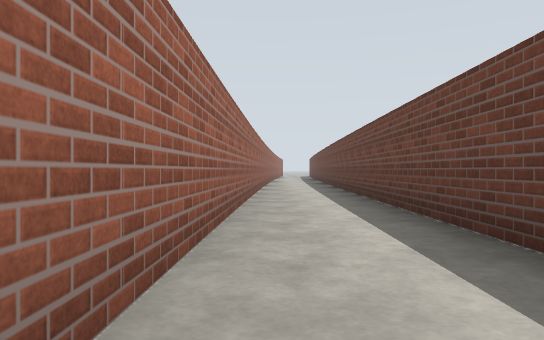
View 1 (above)

12 first-person views from a walk through a Gazebo world. The camera is 0.94 m above the floor, looks level and sees 70° across. The floor is counted in squares, 2 m on a side. Each view is taken from the middle of a square. On the plan, view 1 faces up. The plan holds only what a view shows up to about 9 squares ahead; the rest is blank.

View 2
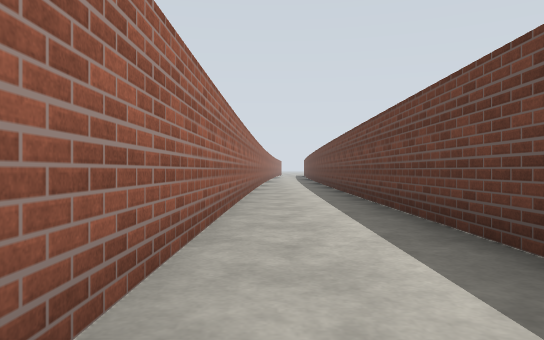

View 3
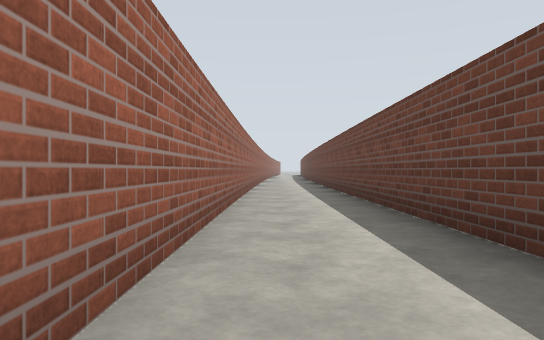

View 4
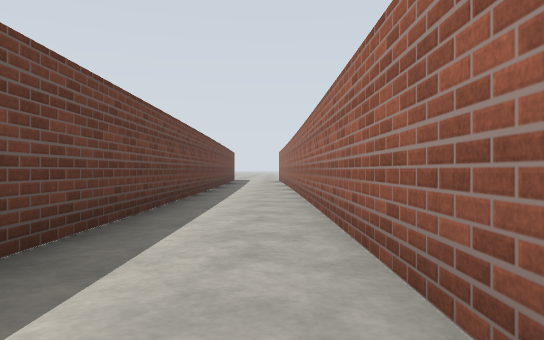

View 5
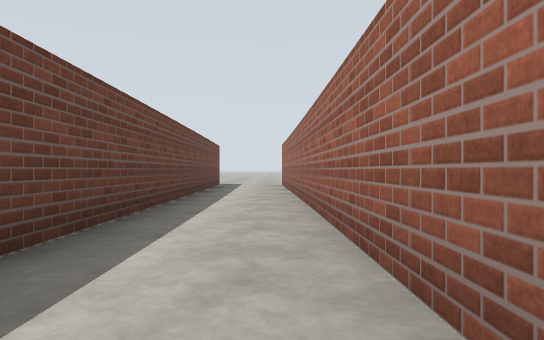

View 6
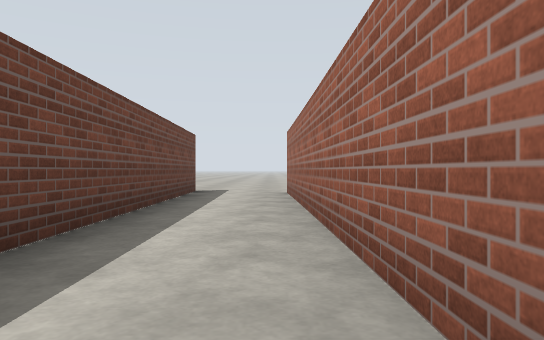

View 7
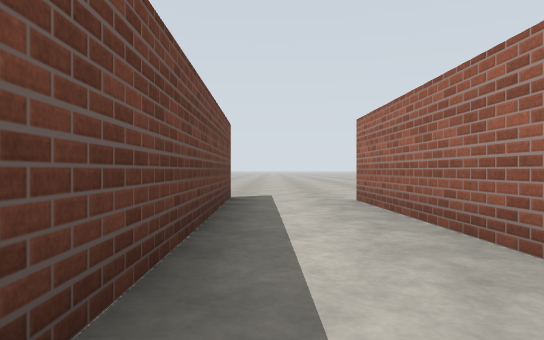

View 8
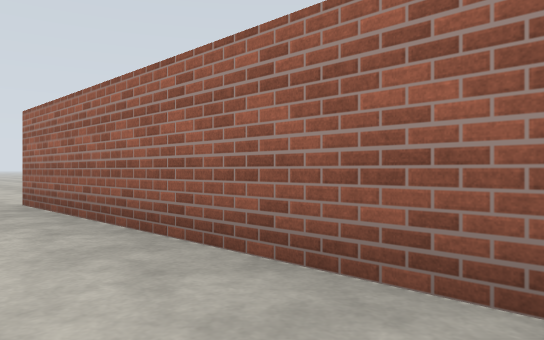

View 9
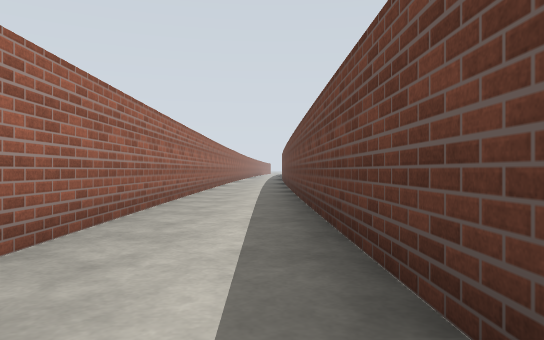

View 10
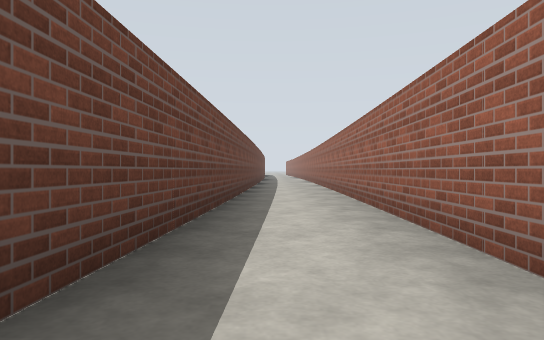

View 11
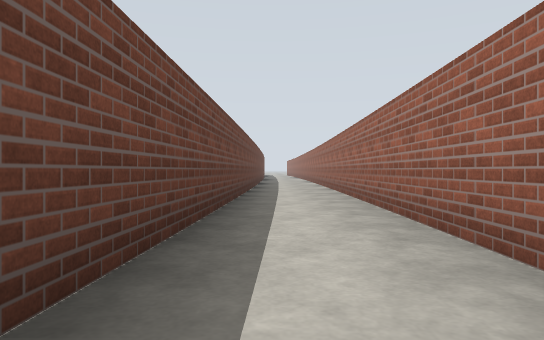

View 12
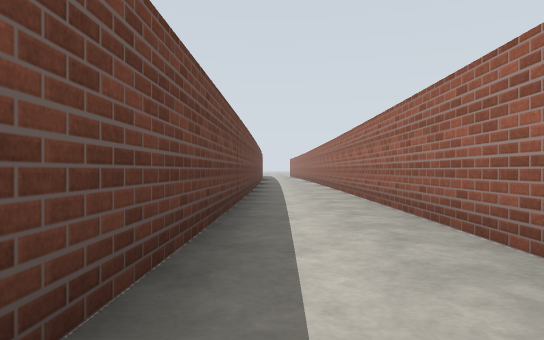

### Floor plan
Points are (right, up) in squares from view 1. A wall is a line through its corners. A room is listed if a view was taken in it or the views show most of it. See-through windows are left out.
Room 1 (views 1, 2, 3, 4, 5, 6, 7, 8, 9)
walls: (1.3, -4.8) (1.5, 1.4); (-0.7, -4.7) (-0.3, -22.1); (1.7, -22.7) (1.3, -4.7); (-0.6, 1.4) (-0.6, -4.8)
ways out: opening at (0, 1) to room 2; opening at (0, -23.5); opening at (2, -23.5)
Room 2 (views 10, 11, 12)
walls: (-0.2, 12.4) (-0.3, 7.9); (-0.5, 8.1) (-0.6, 1.4); (1.5, 1.4) (1.8, 12.9)
ways out: opening at (0, 1) to room 1

Where each view was taken, in squares from view 1:
view 1: 0 up, 0 right, facing up
view 2: 5 down, 0 right, facing up
view 3: 9 down, 0 right, facing up
view 4: 5 down, 0 right, facing down
view 5: 10 down, 0 right, facing down
view 6: 14 down, 0 right, facing down
view 7: 16 down, 1 right, facing down
view 8: 16 down, 1 right, facing down-left
view 9: 18 down, 1 right, facing up
view 10: 14 up, 1 right, facing down
view 11: 12 up, 1 right, facing down
view 12: 6 up, 1 right, facing down
